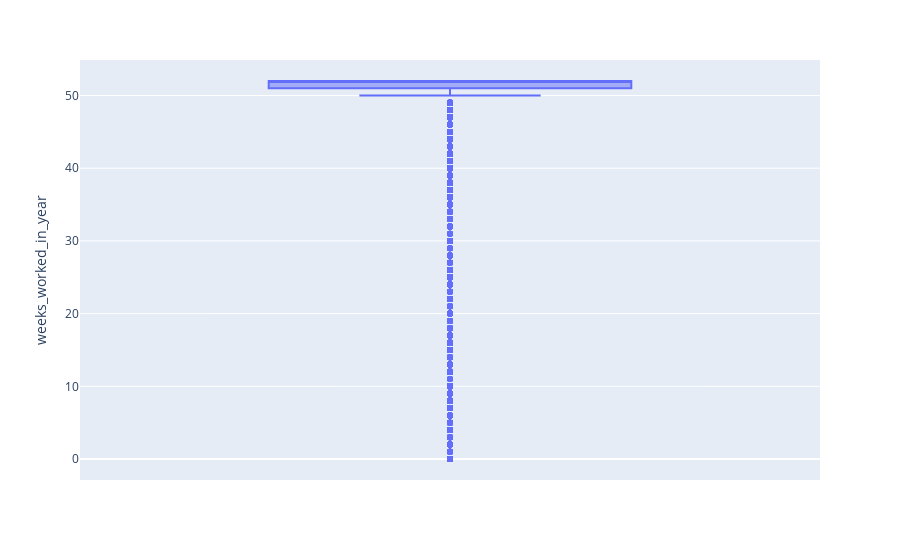

This figure's notebook cell:
### Code cell
import plotly.express as px
df = px.data.tips()
fig = px.box(train.data[train.data.full_or_part_time_employment_stat=='Full-time schedules']
, y="weeks_worked_in_year")
fig.show()

### Figure 1 — Plotly figure (JSON) as saved in the notebook; plotly's stock layout.template omitted (floating-point values rounded to 4 significant figures; data arrays with more than 128 entries replaced by an {"elided": "..."} marker saying what was removed)
{"data": [{"alignmentgroup": "True", "hovertemplate": "weeks_worked_in_year=%{y}<extra></extra>", "legendgroup": "", "marker": {"color": "#636efa"}, "name": "", "notched": false, "offsetgroup": "", "orientation": "v", "showlegend": false, "type": "box", "x0": " ", "xaxis": "x", "y": {"elided": "40736 int values"}, "y0": " ", "yaxis": "y"}], "layout": {"autosize": true, "boxmode": "group", "legend": {"tracegroupgap": 0}, "margin": {"t": 60}, "xaxis": {"anchor": "y", "autorange": true, "domain": [0, 1], "range": [-0.5, 0.5], "type": "category"}, "yaxis": {"anchor": "x", "autorange": true, "domain": [0, 1], "range": [-2.889, 54.89], "title": {"text": "weeks_worked_in_year"}, "type": "linear"}}}
